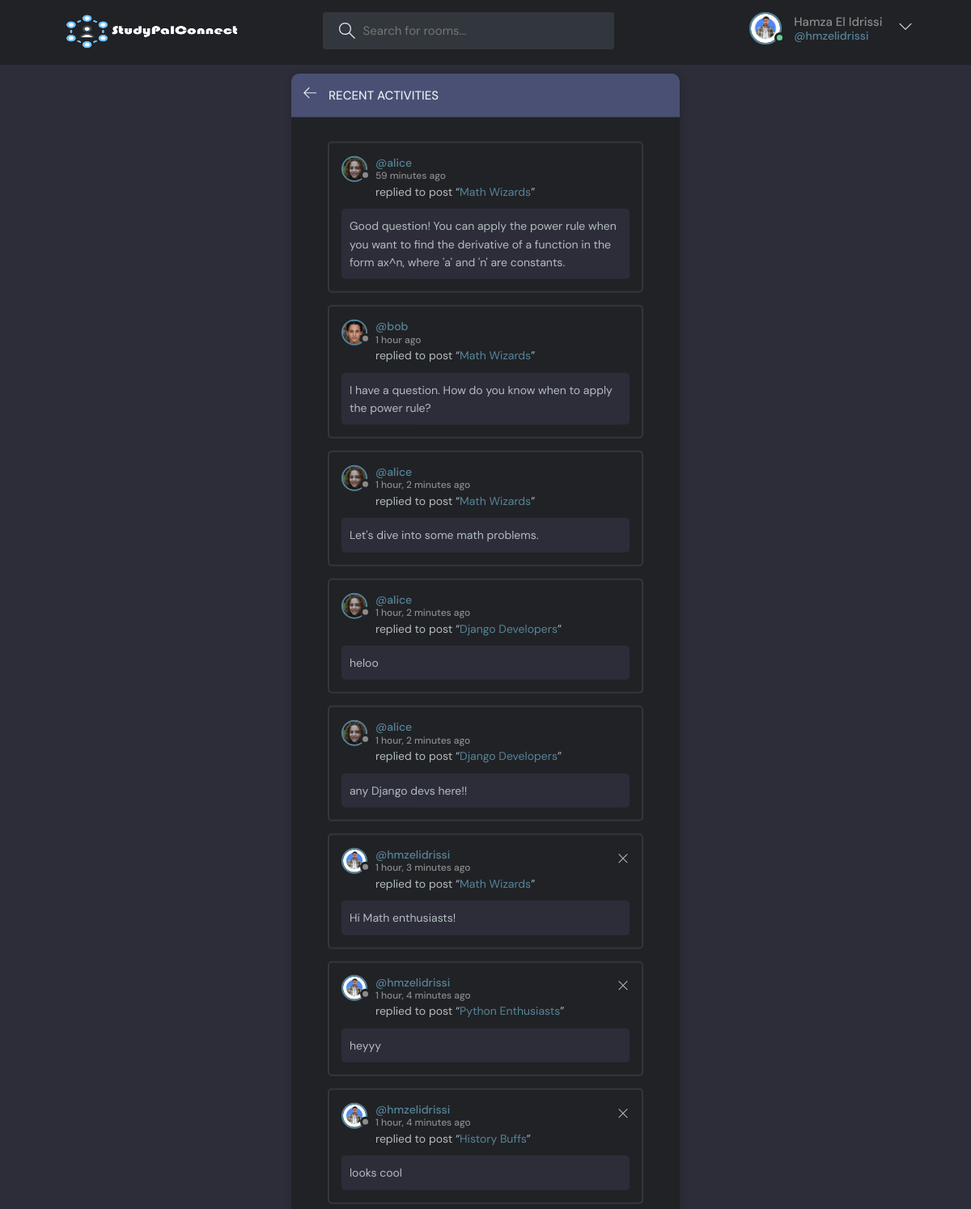
/activities/ (signed in), run on the app's committed database.
### Core/models.py (models this page shows, shortened)
class User(AbstractUser):
    full_name = models.CharField(max_length=200, null=True)
    email = models.EmailField(unique=True, null=True)
    username = models.CharField(max_length=150, unique=True)
    avatar = models.ImageField(blank=True, null=True, default="avatar.svg")
    bio = models.TextField(max_length=500, blank=True)

class Message(models.Model):
    user = models.ForeignKey(User, on_delete=models.CASCADE)
    room = models.ForeignKey(Room, on_delete=models.CASCADE)
    body = models.TextField()
    updated = models.DateTimeField(auto_now=True)
    created = models.DateTimeField(auto_now_add=True)
    class Meta:
        ordering = ['-created', '-updated']

class Room(models.Model):
    host = models.ForeignKey(User, on_delete=models.SET_NULL, null=True)
    topic = models.ForeignKey(Topic, on_delete=models.SET_NULL, null=True)
    name = models.CharField(max_length=200)
    description = models.TextField(null=True, blank=True)
    participants = models.ManyToManyField(User, related_name='participants', blank=True)
    updated = models.DateTimeField(auto_now=True)
    created = models.DateTimeField(auto_now_add=True)
    class Meta:
        ordering = ['-created', '-updated']
    def __str__(self):
        return self.name

### Core/views.py (the view)
# urls.py: path('activities/', views.activities_page, name='activities')
def activities_page(request):
    room_messages = Message.objects.all()
    return render(request, 'Core/activities.html', {'room_messages': room_messages})

### templates/Core/activities.html (shortened to what this page needs)
{% extends 'base.html' %}
{% block content %}
<main class="layout">
  <div class="container">
    <div class="layout__box">
      <div class="layout__boxHeader">
        <div class="layout__boxTitle">
          <a href="{{ request.META.HTTP_REFERER }}">
            <svg version="1.1" xmlns="http://www.w3.org/2000/svg" width="32" height="32" viewBox="0 0 32 32">
              <title>arrow-left</title>
              <path
                d="M13.723 2.286l-13.723 13.714 13.719 13.714 1.616-1.611-10.96-10.96h27.625v-2.286h-27.625l10.965-10.965-1.616-1.607z"
              ></path>
            </svg>
          </a>
          <h3>Recent Activities</h3>
        </div>
      </div>
      <div class="activities-page layout__body">
          {% for message in room_messages %}
            <div class="activities__box">
              <div class="activities__boxHeader roomListRoom__header">
                <a href="{% url 'profile' message.user.id %}" class="roomListRoom__author">
                  <div class="avatar avatar--small">
                    <img src="{{ message.user.avatar.url }}" />
                  </div>
                  <p>
                    @{{ message.user.username }}
                    <span>{{ message.created|timesince }} ago</span>
                  </p>
                </a>
              {% if request.user == message.user %}
                <div class="roomListRoom__actions">
                  <a href="{% url 'delete_message' message.id %}">
                    <svg version="1.1" xmlns="http://www.w3.org/2000/svg" width="32" height="32" viewBox="0 0 32 32">
                      <title>remove</title>
                      <path
                        d="M27.314 6.019l-1.333-1.333-9.98 9.981-9.981-9.981-1.333 1.333 9.981 9.981-9.981 9.98 1.333 1.333 9.981-9.98 9.98 9.98 1.333-1.333-9.98-9.98 9.98-9.981z"
                      ></path>
                    </svg>
                  </a>
                </div>
              {% endif %}
              </div>
              <div class="activities__boxContent">
                <p>replied to post “<a href="{% url 'room' message.room.id %}">{{ message.room }}</a>”</p>
                <div class="activities__boxRoomContent">
                  {{ message.body }}
                </div>
              </div>
            </div>
          {% endfor %}
      </div>
    </div>
  </div>
</main>
{% endblock %}

### templates/navbar.html (shortened to what this page needs)
{% load static %}
<header class="header header--loggedIn">
  <div class="container">
    <a href="{% url 'home' %}" class="header__logo">
      <img src="{% static 'images/logo.png' %}" />
    </a>
    <form class="header__search" method="GET" action="{% url 'home' %}">
      <label>
        <input name="q" placeholder="Search for rooms..." />
      </label>
    </form>
    <nav class="header__menu">
    {% if request.user.is_authenticated %}
      <div class="header__user">
        <a href="{% url 'profile' request.user.id %}">
          <div class="avatar avatar--medium active">
            <img src="{{ request.user.avatar.url }}" />
          </div>
          <p>{{ request.user.full_name }} <span>@{{ request.user.username }}</span></p>
        </a>
        <button class="dropdown-button">
          <svg version="1.1" xmlns="http://www.w3.org/2000/svg" width="32" height="32" viewBox="0 0 32 32">
            <title>chevron-down</title>
            <path d="M16 21l-13-13h-3l16 16 16-16h-3l-13 13z"></path>
          </svg>
        </button>
      </div>
    {% else %}
      <a href="{% url 'login' %}">
        <img src="{% static 'images/avatar.svg' %}" />
        <p>Login/Register</p>
      </a>
    {% endif %}
    </nav>
  </div>
</header>

### data on the page
User: user.avatar (picture), user.full_name "Hamza El Idrissi", user.username "hmzelidrissi"
Message: user.avatar (picture), user.username "alice", created "59 minutes", room "Math Wizards", body "Good question! You can apply the power rule when you want to find the derivative of a function in the form ax^n, where 'a' and 'n' are constants."
Message: user.avatar (picture), user.username "bob", created "1 hour", room "Math Wizards", body "I have a question. How do you know when to apply the power rule?"
Message: user.avatar (picture), user.username "alice", created "1 hour, 2 minutes", room "Math Wizards", body "Let's dive into some math problems."
Message: user.avatar (picture), user.username "alice", created "1 hour, 2 minutes", room "Django Developers", body "heloo"
Message: user.avatar (picture), user.username "alice", created "1 hour, 2 minutes", room "Django Developers", body "any Django devs here!!"
Message: user.avatar (picture), user.username "hmzelidrissi", created "1 hour, 3 minutes", room "Math Wizards", body "Hi Math enthusiasts!"
Message: user.avatar (picture), user.username "hmzelidrissi", created "1 hour, 4 minutes", room "Python Enthusiasts", body "heyyy"
Message: user.avatar (picture), user.username "hmzelidrissi", created "1 hour, 4 minutes", room "History Buffs", body "looks cool"
